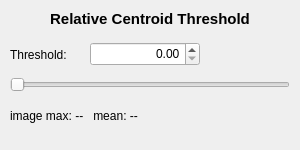
<?xml version="1.0" encoding="UTF-8"?>
<ui version="4.0">
 <class>MainWindow</class>
 <widget class="QMainWindow" name="MainWindow">
  <property name="geometry">
   <rect>
    <x>0</x>
    <y>0</y>
    <width>300</width>
    <height>150</height>
   </rect>
  </property>
  <property name="windowTitle">
   <string>MainWindow</string>
  </property>
  <widget class="QWidget" name="centralwidget">
   <widget class="QLabel" name="titleLabel">
    <property name="geometry">
     <rect>
      <x>10</x>
      <y>8</y>
      <width>280</width>
      <height>22</height>
     </rect>
    </property>
    <property name="font">
     <font>
      <pointsize>11</pointsize>
      <weight>75</weight>
      <bold>true</bold>
     </font>
    </property>
    <property name="alignment">
     <set>Qt::AlignCenter</set>
    </property>
    <property name="text">
     <string>Relative Centroid Threshold</string>
    </property>
   </widget>
   <widget class="QLabel" name="thresholdLabel">
    <property name="geometry">
     <rect>
      <x>10</x>
      <y>44</y>
      <width>80</width>
      <height>22</height>
     </rect>
    </property>
    <property name="text">
     <string>Threshold:</string>
    </property>
   </widget>
   <widget class="QDoubleSpinBox" name="thresholdSpin">
    <property name="geometry">
     <rect>
      <x>90</x>
      <y>42</y>
      <width>110</width>
      <height>24</height>
     </rect>
    </property>
    <property name="alignment">
     <set>Qt::AlignRight|Qt::AlignVCenter</set>
    </property>
   </widget>
   <widget class="QSlider" name="thresholdSlider">
    <property name="geometry">
     <rect>
      <x>10</x>
      <y>74</y>
      <width>280</width>
      <height>22</height>
     </rect>
    </property>
    <property name="orientation">
     <enum>Qt::Horizontal</enum>
    </property>
   </widget>
   <widget class="QLabel" name="imgStatsLabel">
    <property name="geometry">
     <rect>
      <x>10</x>
      <y>106</y>
      <width>280</width>
      <height>20</height>
     </rect>
    </property>
    <property name="font">
     <font>
      <pointsize>9</pointsize>
     </font>
    </property>
    <property name="text">
     <string>image max: --   mean: --</string>
    </property>
   </widget>
  </widget>
 </widget>
 <resources/>
 <connections/>
</ui>
